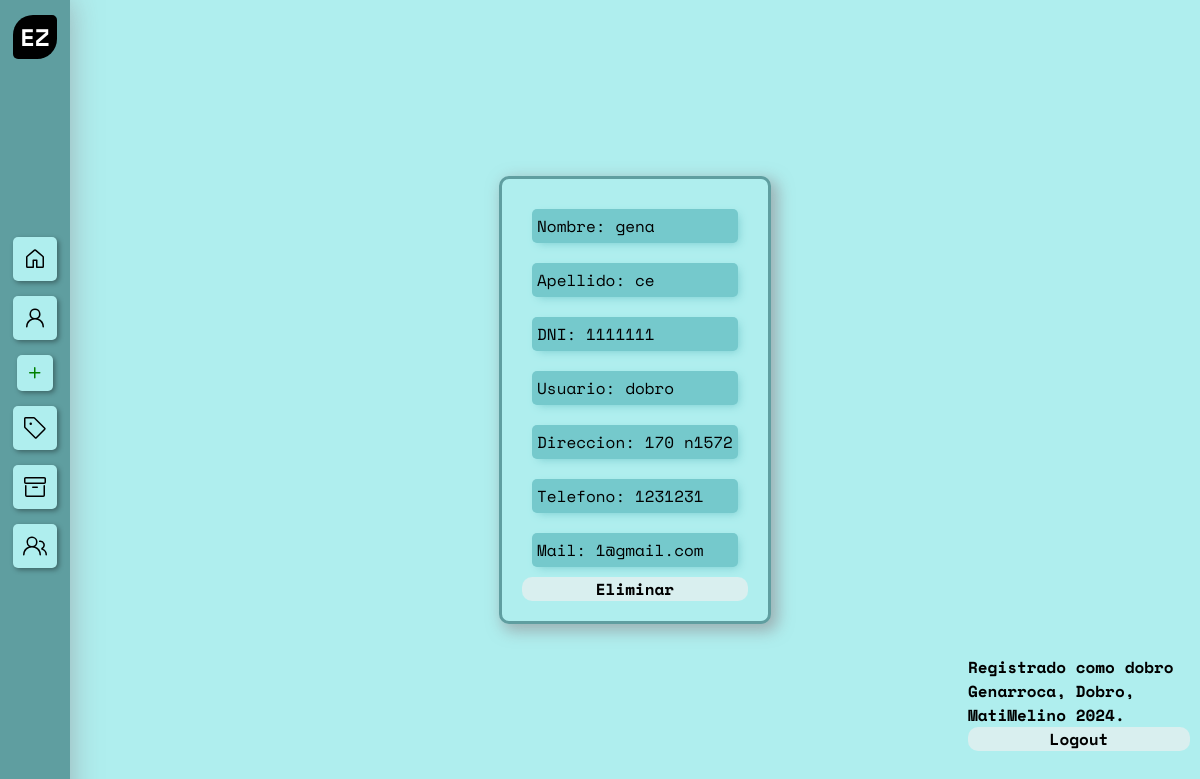
The app's page /empleados (signed in) with its own data.
### base/models.py (models this page shows)
class empleados(models.Model):
    dni = models.IntegerField(primary_key=True)
    usuario = models.ForeignKey(User, on_delete=models.DO_NOTHING)
    nombre = models.CharField(max_length=50)
    apellido = models.CharField( max_length=50)
    direccion = models.CharField( max_length=50)
    telefono = models.IntegerField()
    mail = models.EmailField(max_length=254)

### base/views.py (the view)
# urls.py: path('empleados', infousuarios.as_view(), name='empleados'),
class infousuarios(LoginRequiredMixin, ListView):
    model= empleados
    template_name = 'empleados.html'

### webgena/templates/empleados.html (shortened to what this page needs)
{% extends "base.html" %}
{% load static %}
{% block agregarempl %}
<li><a href="{% url 'agregarempleado' %}" class="boton"><svg xmlns="http://www.w3.org/2000/svg" viewBox="0 0 16 16" width="16" height="16"><path fill = 'green' d="M7.75 2a.75.75 0 0 1 .75.75V7h4.25a.75.75 0 0 1 0 1.5H8.5v4.25a.75.75 0 0 1-1.5 0V8.5H2.75a.75.75 0 0 1 0-1.5H7V2.75A.75.75 0 0 1 7.75 2Z"></path></svg></a></li>
{% endblock agregarempl %}
{% block contenido %}
    {% for empleados in object_list %}
    <div class="cuadros">
            <p> Nombre: {{empleados.nombre}}</p>
            <p> Apellido: {{empleados.apellido}}</p>
            <p> DNI: {{empleados.dni}}</p>
            <p> Usuario: {{empleados.usuario}}</p>
            <p> Direccion: {{empleados.direccion}}</p>
            <p> Telefono: {{empleados.telefono}}</p>
            <p> Mail: {{empleados.mail}}</p>
            <a href="{% url 'eliminarempleado' empleados.dni %}">Eliminar</a>
    </div>
{% endfor %}
<h4 class="final">
  Registrado como  {{request.user}}<br>
  Genarroca, Dobro, MatiMelino 2024.
  <a href="{% url 'logout' %}">Logout</a>
</h4>
{% endblock contenido %}

### webgena/static/estilos.css (style rules this page uses)
body { font-family: 'Space Mono', monospace; background-color: paleturquoise; overflow-x: auto; }
.final { position: absolute; top: 80%; left: 80%; }
.sidenav li { width: fit-content; padding-bottom: 15px; }
.boton { display: flex; justify-content: center; align-items: center; padding: 10px; border-radius: 5px; transition-property: background-color; transition-duration: 0.1s; background-color: paleturquoise; box-shadow: 2px 2px 5px 0px #0000005c; }
.cuadros { height: fit-content; box-shadow: 5px 5px 15px 2px rgb(148 153 157 / 72%); overflow: auto; background-color: paleturquoise; display: flex; border-radius: 10px; width: fit-content; padding: 20px; border-color: cadetblue; border-style: solid; border-width: 3px; flex-direction: column; }
p { display: flex; justify-content: space-between; background-color: #75c9cc; border-radius: 5px; margin: 10px; padding: 5px; box-shadow: 3px 3px 10px -3px #75c9cc; }
a { display: flex; justify-content: center; text-decoration: none; color: black; text-transform: capitalize; font-weight: bold; background-color: #d9efef; border-radius: 10px; padding-left: 5px; padding-right: 5px; }

### records on screen
empleados: nombre "gena", apellido "ce", dni "1111111", usuario "dobro", direccion "170 n1572", telefono "1231231", mail "1@gmail.com"

### other values on screen
{{ request.user }} "dobro"
